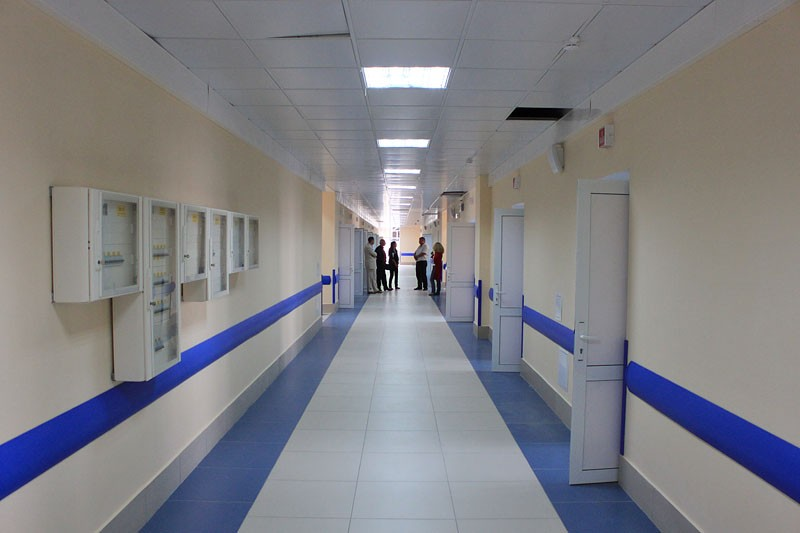
#> input picture vanish_point/input.jpg, 800 x 533 px
$ python -i VanishingPoint.py   (imports and definitions only)   (Python 2 division)
#> lines starting #> are read from the running program, lines starting #| are printed output that depends on the picture; after the words box and inside, x2 and y2 are one past the last pixel; in counts of white or black regions, pixels touching at a corner belong together
#> further down, picture is the input picture: shape (533, 800, 3); mean B, G, R 132.9, 127.9, 127.9
import random

import cv2
import numpy as np


# Perform edge detection
def hough_transform(img):
    gray = cv2.cvtColor(img, cv2.COLOR_BGR2GRAY)  # Convert image to grayscale
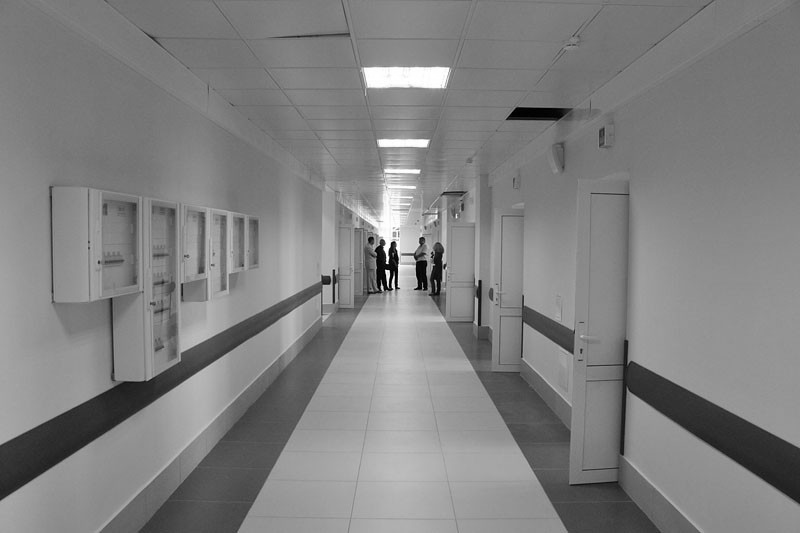
#> gray: shape (533, 800); min 0, max 255, mean 128.5

    kernel = np.ones((15, 15), np.uint8)
    opening = cv2.morphologyEx(gray, cv2.MORPH_OPEN, kernel)  # Open (erode, then dilate)
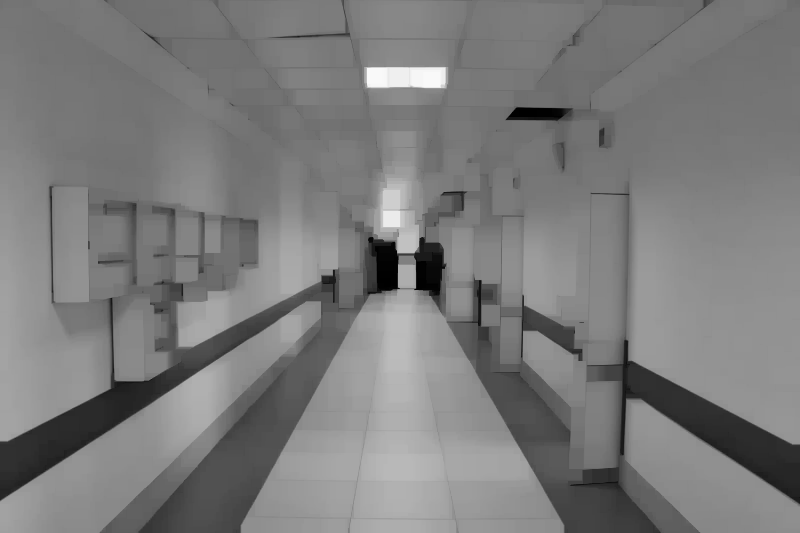
#> opening: shape (533, 800); min 0, max 249, mean 123.4
    cv2.imwrite("C:/Users/naiti/Desktop/vanishingpoint/pictures/output/opening.jpg", opening)

    edges = cv2.Canny(opening, 50, 150, apertureSize=3)  # Canny edge detection
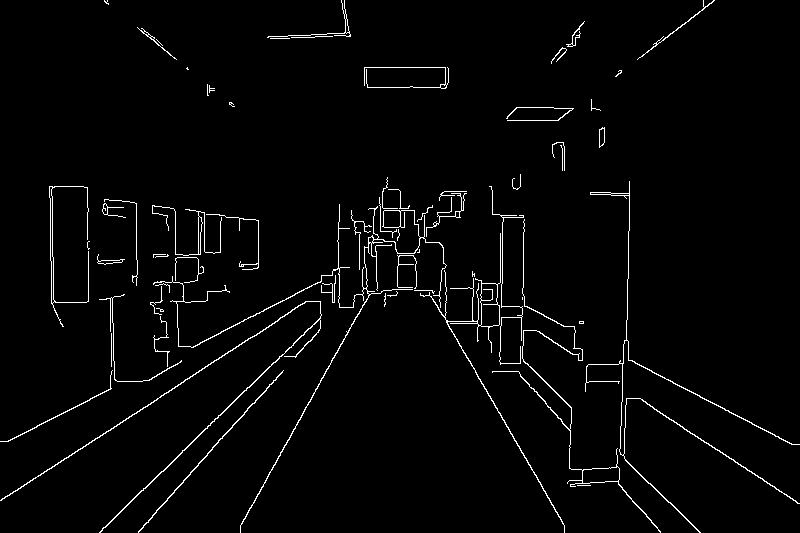
#> edges: shape (533, 800); 2.4% white in thin lines or dots
    cv2.imwrite("C:/Users/naiti/Desktop/vanishingpoint/pictures/output/canny.jpg", edges)

    lines = cv2.HoughLines(edges, 1, np.pi / 180, 200)  # Hough line detection
#> lines = [[451, 0.803], [396, 1.1], [420, 0.995], [-226, 2.62], [465, 0.506], [458, 0.733]]
    hough_lines = []

    # Lines are represented by rho, theta; convert to endpoint notation
    for line in lines:
        for rho, theta in line:
            a = np.cos(theta)
            b = np.sin(theta)
            x0 = a * rho
            y0 = b * rho
            x1 = int(x0 + 1000 * (-b))
            y1 = int(y0 + 1000 * (a))
            x2 = int(x0 - 1000 * (-b))
            y2 = int(y0 - 1000 * (a))

            cv2.line(img, (x1, y1), (x2, y2), (0, 0, 255), 2)
            hough_lines.append(((x1, y1), (x2, y2)))
#> this loop made 6 passes
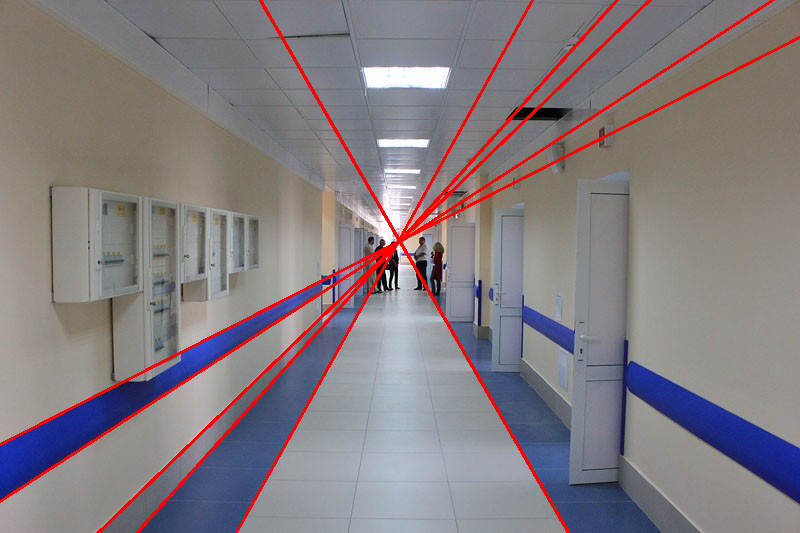
#> img: shape (533, 800, 3); 3.13% of pixels changed, all inside (x1, y1, x2, y2) = (0, 0, 800, 533)
#> after the loop, hough_lines = [((-406, 1019), (1032, -370)), ((-711, 806), (1070, -101)), ((-609, 896), (1067, -192)), ((-304, -979), (695, 753)), ((-78, 1100), (891, -649)), ((-328, 1049), (1009, -436))]

    cv2.imwrite("C:/Users/naiti/Desktop/vanishingpoint/pictures/output/hough.jpg", img)
    return hough_lines


# Random sampling of lines
# [4 lines left out: function sample_lines, not called in this run]


def det(a, b):
    return a[0] * b[1] - a[1] * b[0]


# Find intersection point of two lines (not segments!)
# [77 lines left out: functions line_intersection, find_intersections, find_vanishing_point, not called in this run]

>>> import cv2
>>> picture = cv2.imread('input.jpg')
>>> result = hough_transform(picture)
#> result has the same summary as hough_lines in hough_transform
